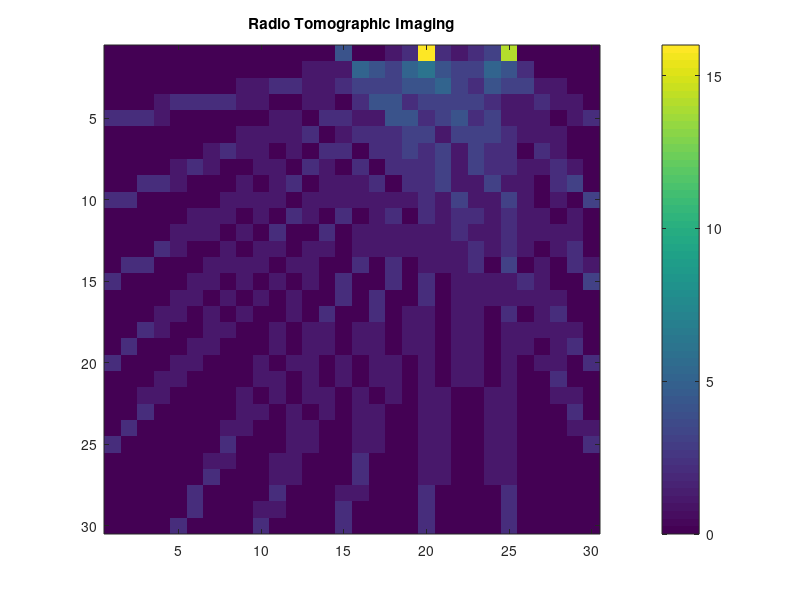

Write MATLAB code to recreate this figure.
% dimentions of the terrain
width=30;
height=30;
% N is the number of voxels in the image
N = width * height;

% W is the weight matrix which will get populated on the go
W=[];

% coordinates of the wireless nodes
coords=[1,5;
	1,10;
	1,15;
	1,20;
	1,25;
	5,1;
	10,1;
	15,1;
	20,1;
	25,1;
	30,5;
	30,10;
	30,15;
	30,20;
	30,25;
	5,30;
	10,30;
	15,30;
	20,30;
	25,30;];

% number of nodes
num_nodes=length(coords)

% number of links (this will get updated shortly)
num_links=0;

% link matrix (this will get updated shortly)
links=[];

% generating weight matrix
for i=1:length(coords)
	for j=i+1:length(coords)
		num_links=num_links+1;
		% start and end point of line
		a=[coords(i,1), coords(i,2)];
		b=[coords(j,1), coords(j,2)];

		% add the link to the links matrix for future use
		links=[links;a,b];

		% get diffs
		ab = b - a;

		% find number of steps required to be "one pixel wide" in the shorter
		% two dimensions
		n = max(abs(ab)) + 1;

		% compute line
		s = repmat(linspace(0, 1, n)', 1, 2);
		for d = 1:2
			s(:, d) = s(:, d) * ab(d) + a(d);
		end

		% round to nearest pixel
		s = round(s);

		% if desired, apply to a matrix
		X = zeros(width, height);
		X(sub2ind(size(X), s(:, 1), s(:, 2))) = 1;

		% insert in to the weight matrix
		W=[W;reshape(X', width*height, 1)'];
	end
end

%num_links
%links

% dynamically drawing the image based on different Y vectors
for i=1:60
	% generating a Y vector with sample RSSI change values
	Y=zeros(1, num_links);
	%Y=rand(1, num_links);
	%Y = randi([0 0.5],1,num_links);
	%Y(170:190)=25;
	%Y(50:60)=50;
	%Y(150:160)=60;
	Y(randi([20 60]):randi([70 90]))=1;
	

	% generating image matrix based on Y vector
	X=Y*W;
	
	% attempting to apply a high-pass filter to reduce noise or smooth out
	%for i=1:length(X)
	%	if X(:,i)<5
	%		X(:,i)=0;
	%	end
	%end

	[mat,padded] = vec2mat(X,width);
	%mat

	image(mat,'CDataMapping','scaled');
	%image(mat)
	colorbar
	title('Radio Tomographic Imaging');

	pause(1)
end


